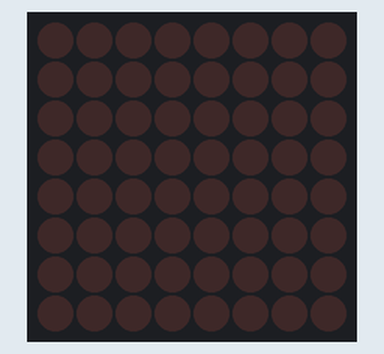
This program was run on a simulated Raspberry Pi (BCM pin numbers). Shown: 8×8 LED matrix. What the program prints to the terminal is not drawn.

Above: at 0.1 s.
At 2.1 s:
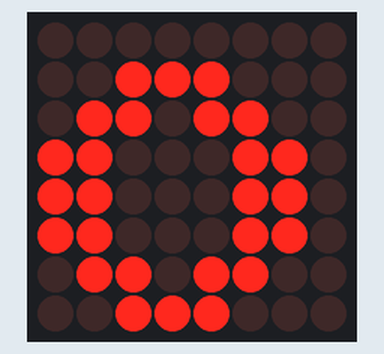
At 4.1 s:
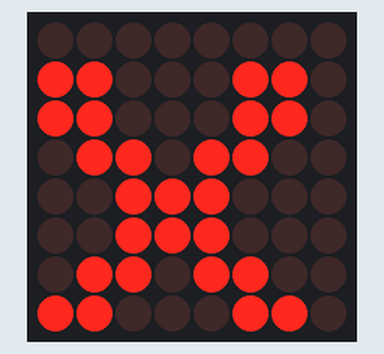

Measured:
- what the display in image 1 shows lasts 2.0 s, from 2.0 s to 4.0 s

The program:

shortmatrix.py
```python
import RPi.GPIO as GPIO
from time import sleep, strftime
from datetime import datetime

from luma.core.interface.serial import spi, noop
from luma.core.render import canvas
from luma.core.virtual import viewport
from luma.led_matrix.device import max7219
from luma.core.legacy import text, show_message
from luma.core.legacy.font import proportional, CP437_FONT, LCD_FONT

def main():
    serial = spi(port=0, device=0, gpio=noop())
    device = max7219(serial, width=8, height=8, block_orientation=0)
    print(device)
    device.contrast(100)
    virtual = viewport(device, width=8, height=8)

    #show_message(device, 'Raspberry Pi MAX7219', fill="white", font=proportional(LCD_FONT), scroll_delay=0.08)

    while True:
        with canvas(virtual) as draw:
            text(draw, (0, 1), 'O', fill="white", font=proportional(CP437_FONT))

            sleep(2)

        with canvas(virtual) as draw:
            text(draw, (0, 1), 'X', fill="white", font=proportional(CP437_FONT))
            sleep(2)

'''
        for _ in range(1):
            for intensity in range(16):
                device.contrast(intensity*16)
                sleep(0.1)
'''

if __name__ == '__main__':
    main()
```
